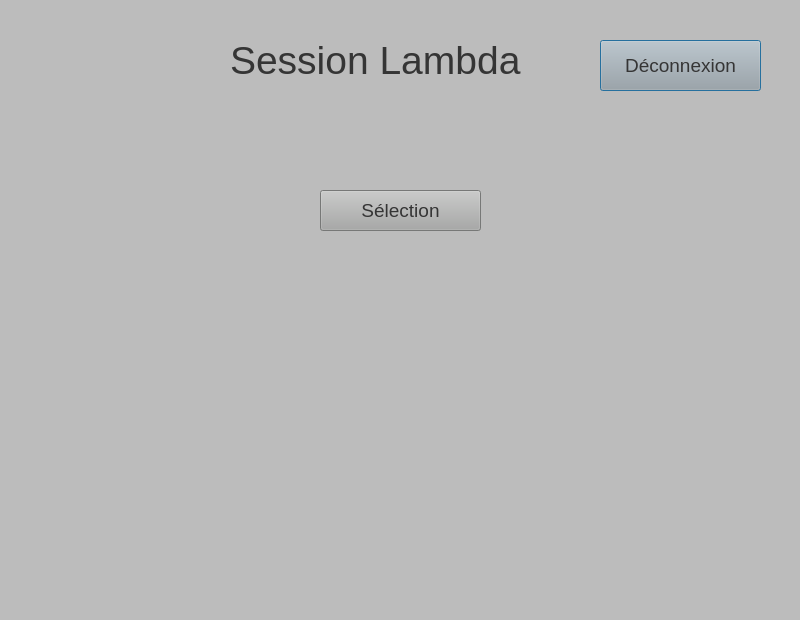
<?xml version="1.0" encoding="UTF-8"?>
<ui version="4.0">
 <class>Dialog</class>
 <widget class="QDialog" name="Dialog">
  <property name="geometry">
   <rect>
    <x>0</x>
    <y>0</y>
    <width>800</width>
    <height>620</height>
   </rect>
  </property>
  <property name="windowTitle">
   <string>Dialog</string>
  </property>
  <property name="styleSheet">
   <string notr="true">background-color: rgb(188, 188, 188);</string>
  </property>
  <widget class="QLabel" name="label">
   <property name="geometry">
    <rect>
     <x>230</x>
     <y>30</y>
     <width>341</width>
     <height>61</height>
    </rect>
   </property>
   <property name="styleSheet">
    <string notr="true">color:rgb(53, 53, 53); font-size:29pt;</string>
   </property>
   <property name="text">
    <string>Session Lambda</string>
   </property>
  </widget>
  <widget class="QPushButton" name="DisconnectedButton">
   <property name="geometry">
    <rect>
     <x>600</x>
     <y>40</y>
     <width>161</width>
     <height>51</height>
    </rect>
   </property>
   <property name="palette">
    <palette>
     <active>
      <colorrole role="WindowText">
       <brush brushstyle="SolidPattern">
        <color alpha="255">
         <red>53</red>
         <green>53</green>
         <blue>53</blue>
        </color>
       </brush>
      </colorrole>
      <colorrole role="Button">
       <brush brushstyle="SolidPattern">
        <color alpha="255">
         <red>167</red>
         <green>168</green>
         <blue>167</blue>
        </color>
       </brush>
      </colorrole>
      <colorrole role="Light">
       <brush brushstyle="SolidPattern">
        <color alpha="255">
         <red>255</red>
         <green>255</green>
         <blue>255</blue>
        </color>
       </brush>
      </colorrole>
      <colorrole role="Midlight">
       <brush brushstyle="SolidPattern">
        <color alpha="255">
         <red>223</red>
         <green>222</green>
         <blue>227</blue>
        </color>
       </brush>
      </colorrole>
      <colorrole role="Dark">
       <brush brushstyle="SolidPattern">
        <color alpha="255">
         <red>95</red>
         <green>94</green>
         <blue>99</blue>
        </color>
       </brush>
      </colorrole>
      <colorrole role="Mid">
       <brush brushstyle="SolidPattern">
        <color alpha="255">
         <red>127</red>
         <green>126</green>
         <blue>133</blue>
        </color>
       </brush>
      </colorrole>
      <colorrole role="Text">
       <brush brushstyle="SolidPattern">
        <color alpha="255">
         <red>53</red>
         <green>53</green>
         <blue>53</blue>
        </color>
       </brush>
      </colorrole>
      <colorrole role="BrightText">
       <brush brushstyle="SolidPattern">
        <color alpha="255">
         <red>255</red>
         <green>255</green>
         <blue>255</blue>
        </color>
       </brush>
      </colorrole>
      <colorrole role="ButtonText">
       <brush brushstyle="SolidPattern">
        <color alpha="255">
         <red>53</red>
         <green>53</green>
         <blue>53</blue>
        </color>
       </brush>
      </colorrole>
      <colorrole role="Base">
       <brush brushstyle="SolidPattern">
        <color alpha="255">
         <red>167</red>
         <green>168</green>
         <blue>167</blue>
        </color>
       </brush>
      </colorrole>
      <colorrole role="Window">
       <brush brushstyle="SolidPattern">
        <color alpha="255">
         <red>167</red>
         <green>168</green>
         <blue>167</blue>
        </color>
       </brush>
      </colorrole>
      <colorrole role="Shadow">
       <brush brushstyle="SolidPattern">
        <color alpha="255">
         <red>0</red>
         <green>0</green>
         <blue>0</blue>
        </color>
       </brush>
      </colorrole>
      <colorrole role="AlternateBase">
       <brush brushstyle="SolidPattern">
        <color alpha="255">
         <red>223</red>
         <green>222</green>
         <blue>227</blue>
        </color>
       </brush>
      </colorrole>
      <colorrole role="ToolTipBase">
       <brush brushstyle="SolidPattern">
        <color alpha="255">
         <red>255</red>
         <green>255</green>
         <blue>220</blue>
        </color>
       </brush>
      </colorrole>
      <colorrole role="ToolTipText">
       <brush brushstyle="SolidPattern">
        <color alpha="255">
         <red>0</red>
         <green>0</green>
         <blue>0</blue>
        </color>
       </brush>
      </colorrole>
     </active>
     <inactive>
      <colorrole role="WindowText">
       <brush brushstyle="SolidPattern">
        <color alpha="255">
         <red>53</red>
         <green>53</green>
         <blue>53</blue>
        </color>
       </brush>
      </colorrole>
      <colorrole role="Button">
       <brush brushstyle="SolidPattern">
        <color alpha="255">
         <red>167</red>
         <green>168</green>
         <blue>167</blue>
        </color>
       </brush>
      </colorrole>
      <colorrole role="Light">
       <brush brushstyle="SolidPattern">
        <color alpha="255">
         <red>255</red>
         <green>255</green>
         <blue>255</blue>
        </color>
       </brush>
      </colorrole>
      <colorrole role="Midlight">
       <brush brushstyle="SolidPattern">
        <color alpha="255">
         <red>223</red>
         <green>222</green>
         <blue>227</blue>
        </color>
       </brush>
      </colorrole>
      <colorrole role="Dark">
       <brush brushstyle="SolidPattern">
        <color alpha="255">
         <red>95</red>
         <green>94</green>
         <blue>99</blue>
        </color>
       </brush>
      </colorrole>
      <colorrole role="Mid">
       <brush brushstyle="SolidPattern">
        <color alpha="255">
         <red>127</red>
         <green>126</green>
         <blue>133</blue>
        </color>
       </brush>
      </colorrole>
      <colorrole role="Text">
       <brush brushstyle="SolidPattern">
        <color alpha="255">
         <red>53</red>
         <green>53</green>
         <blue>53</blue>
        </color>
       </brush>
      </colorrole>
      <colorrole role="BrightText">
       <brush brushstyle="SolidPattern">
        <color alpha="255">
         <red>255</red>
         <green>255</green>
         <blue>255</blue>
        </color>
       </brush>
      </colorrole>
      <colorrole role="ButtonText">
       <brush brushstyle="SolidPattern">
        <color alpha="255">
         <red>53</red>
         <green>53</green>
         <blue>53</blue>
        </color>
       </brush>
      </colorrole>
      <colorrole role="Base">
       <brush brushstyle="SolidPattern">
        <color alpha="255">
         <red>167</red>
         <green>168</green>
         <blue>167</blue>
        </color>
       </brush>
      </colorrole>
      <colorrole role="Window">
       <brush brushstyle="SolidPattern">
        <color alpha="255">
         <red>167</red>
         <green>168</green>
         <blue>167</blue>
        </color>
       </brush>
      </colorrole>
      <colorrole role="Shadow">
       <brush brushstyle="SolidPattern">
        <color alpha="255">
         <red>0</red>
         <green>0</green>
         <blue>0</blue>
        </color>
       </brush>
      </colorrole>
      <colorrole role="AlternateBase">
       <brush brushstyle="SolidPattern">
        <color alpha="255">
         <red>223</red>
         <green>222</green>
         <blue>227</blue>
        </color>
       </brush>
      </colorrole>
      <colorrole role="ToolTipBase">
       <brush brushstyle="SolidPattern">
        <color alpha="255">
         <red>255</red>
         <green>255</green>
         <blue>220</blue>
        </color>
       </brush>
      </colorrole>
      <colorrole role="ToolTipText">
       <brush brushstyle="SolidPattern">
        <color alpha="255">
         <red>0</red>
         <green>0</green>
         <blue>0</blue>
        </color>
       </brush>
      </colorrole>
     </inactive>
     <disabled>
      <colorrole role="WindowText">
       <brush brushstyle="SolidPattern">
        <color alpha="255">
         <red>53</red>
         <green>53</green>
         <blue>53</blue>
        </color>
       </brush>
      </colorrole>
      <colorrole role="Button">
       <brush brushstyle="SolidPattern">
        <color alpha="255">
         <red>167</red>
         <green>168</green>
         <blue>167</blue>
        </color>
       </brush>
      </colorrole>
      <colorrole role="Light">
       <brush brushstyle="SolidPattern">
        <color alpha="255">
         <red>255</red>
         <green>255</green>
         <blue>255</blue>
        </color>
       </brush>
      </colorrole>
      <colorrole role="Midlight">
       <brush brushstyle="SolidPattern">
        <color alpha="255">
         <red>223</red>
         <green>222</green>
         <blue>227</blue>
        </color>
       </brush>
      </colorrole>
      <colorrole role="Dark">
       <brush brushstyle="SolidPattern">
        <color alpha="255">
         <red>95</red>
         <green>94</green>
         <blue>99</blue>
        </color>
       </brush>
      </colorrole>
      <colorrole role="Mid">
       <brush brushstyle="SolidPattern">
        <color alpha="255">
         <red>127</red>
         <green>126</green>
         <blue>133</blue>
        </color>
       </brush>
      </colorrole>
      <colorrole role="Text">
       <brush brushstyle="SolidPattern">
        <color alpha="255">
         <red>53</red>
         <green>53</green>
         <blue>53</blue>
        </color>
       </brush>
      </colorrole>
      <colorrole role="BrightText">
       <brush brushstyle="SolidPattern">
        <color alpha="255">
         <red>255</red>
         <green>255</green>
         <blue>255</blue>
        </color>
       </brush>
      </colorrole>
      <colorrole role="ButtonText">
       <brush brushstyle="SolidPattern">
        <color alpha="255">
         <red>53</red>
         <green>53</green>
         <blue>53</blue>
        </color>
       </brush>
      </colorrole>
      <colorrole role="Base">
       <brush brushstyle="SolidPattern">
        <color alpha="255">
         <red>167</red>
         <green>168</green>
         <blue>167</blue>
        </color>
       </brush>
      </colorrole>
      <colorrole role="Window">
       <brush brushstyle="SolidPattern">
        <color alpha="255">
         <red>167</red>
         <green>168</green>
         <blue>167</blue>
        </color>
       </brush>
      </colorrole>
      <colorrole role="Shadow">
       <brush brushstyle="SolidPattern">
        <color alpha="255">
         <red>0</red>
         <green>0</green>
         <blue>0</blue>
        </color>
       </brush>
      </colorrole>
      <colorrole role="AlternateBase">
       <brush brushstyle="SolidPattern">
        <color alpha="255">
         <red>191</red>
         <green>189</green>
         <blue>199</blue>
        </color>
       </brush>
      </colorrole>
      <colorrole role="ToolTipBase">
       <brush brushstyle="SolidPattern">
        <color alpha="255">
         <red>255</red>
         <green>255</green>
         <blue>220</blue>
        </color>
       </brush>
      </colorrole>
      <colorrole role="ToolTipText">
       <brush brushstyle="SolidPattern">
        <color alpha="255">
         <red>0</red>
         <green>0</green>
         <blue>0</blue>
        </color>
       </brush>
      </colorrole>
     </disabled>
    </palette>
   </property>
   <property name="styleSheet">
    <string notr="true">background-color: rgb(167, 168, 167); font-size:14pt; color:rgb(53, 53, 53)</string>
   </property>
   <property name="text">
    <string>Déconnexion</string>
   </property>
  </widget>
  <widget class="QPushButton" name="SelectionButton">
   <property name="geometry">
    <rect>
     <x>320</x>
     <y>190</y>
     <width>161</width>
     <height>41</height>
    </rect>
   </property>
   <property name="styleSheet">
    <string notr="true">background-color: rgb(167, 168, 167); font-size:14pt; color:rgb(53, 53, 53)</string>
   </property>
   <property name="text">
    <string>Sélection</string>
   </property>
  </widget>
 </widget>
 <resources/>
 <connections/>
</ui>
